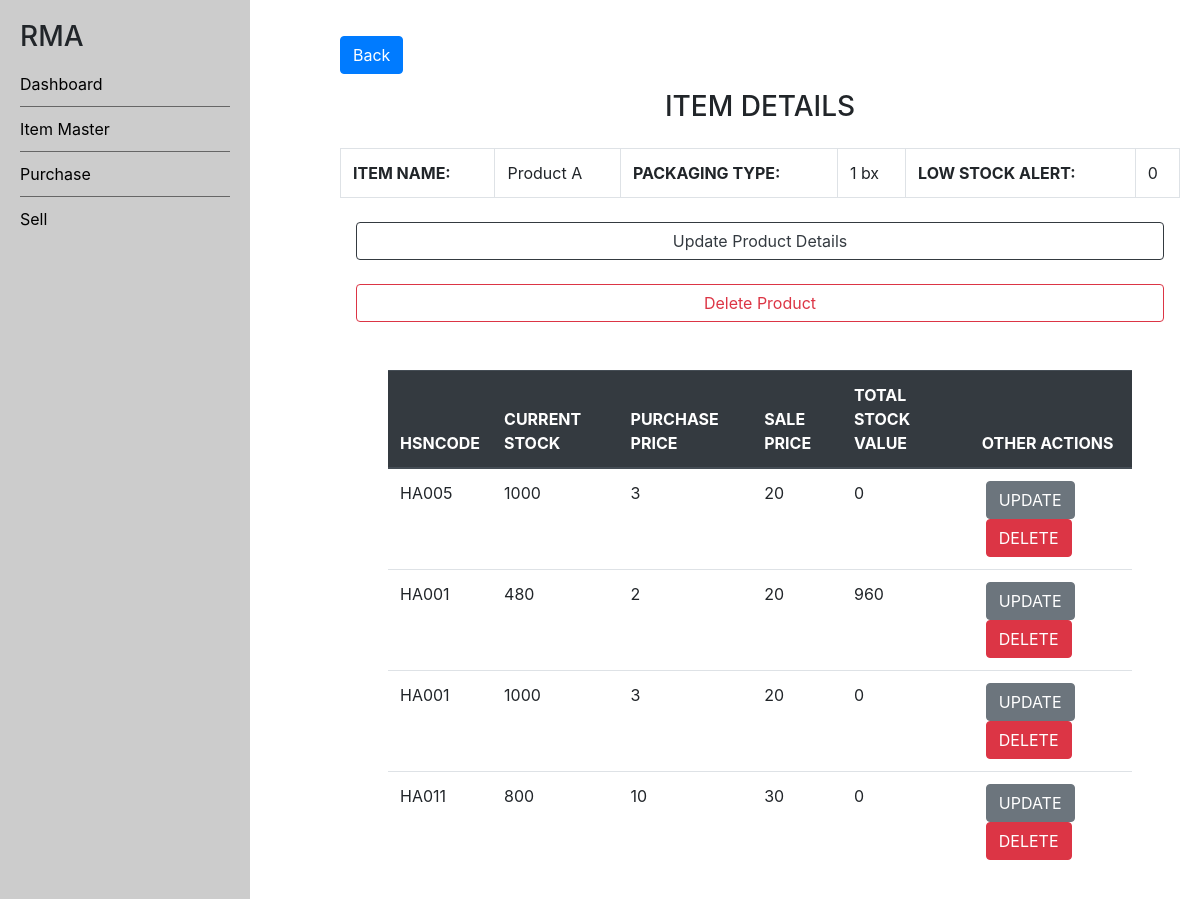
The page /app/item-master/item-detail/5/ on the database its author committed.
### app/models.py (models this page shows, shortened)
class Item(models.Model):
    item_pk = models.AutoField(primary_key=True)
    item_name = models.CharField(max_length = 180)
    item_low_stock_alert = models.IntegerField(default=0)
    item_packaging_type =  models.CharField(max_length=7, choices=packging_types)
    hsncodes = models.ManyToManyField(HSNCode, blank=True, related_name='item', related_query_name='item')

class HSNCode(models.Model):
    hsncode_pk = models.CharField(max_length=10, blank=False)
    in_stock = models.IntegerField(default=0)
    purchase_price = models.IntegerField(default=0)
    sell_price = models.IntegerField(default=0)
    stock_value = models.IntegerField(default=0)

### app/views.py (the view)
# urls.py: path('item-master/item-detail/<int:pk>/', ItemDetails.as_view(), name='item-details'),
class ItemDetails(APIView):
    def get(self, request, pk, *args, **kwargs):
        item = Item.objects.get(item_pk=pk)
        context={
            'item': item
            }
        return render(request, 'app/item_details.html',context=context)

### app/templates/app/item_details.html
{% extends 'app/base.html' %}
{% block content %}
    <div class="main_content">
        <div class="row mt-3">
            <div class="col-md-7 col-sm-12 ">
                <a href="{% url 'item-master' %}" class="btn btn-primary">Back</a>
            </div>
        </div>
        <h3 class="d-flex justify-content-center m-3">ITEM DETAILS</h3>
        <table class="table table-bordered my-4">
            <tbody>
                <tr>
                    <th>ITEM NAME:</th>
                    <td>{{item.item_name}}</td>
                    <th>PACKAGING TYPE:</th>
                    <td>{{item.item_packaging_type}}</td>
                    <th>LOW STOCK ALERT:</th>
                    <td>{{item.item_low_stock_alert}} </td>
                </tr>
            </tbody>
        </table>
        <div class="m-3">
            <a href="{% url 'update-item' item.item_pk %}" class="btn btn-outline-dark d-flex justify-content-center">Update Product Details</a>
            <br>
            <a href="{% url 'delete-item' item.item_pk %}" class="btn btn-outline-danger d-flex justify-content-center">Delete Product</a>
        </div>
        <div class="info m-5">
            <table class="table">
                <thead class="thead-dark">
                  <tr>
                    <th scope="col">HSNCODE</th>
                    <th scope="col">CURRENT STOCK</th>
                    <th scope="col">PURCHASE PRICE</th>
                    <th scope="col">SALE PRICE</th>
                    <th scope="col">TOTAL STOCK VALUE</th>
                    <th scope="col">OTHER ACTIONS</th>
                  </tr>
                </thead>
                <tbody>
                    {% for hsncode in item.hsncodes.all %}
                        <tr>
                            <td scope="row">{{ hsncode.hsncode_pk }}</td>
                            <td scope="row">{{ hsncode.in_stock }}</td>
                            <td scope="row">{{ hsncode.purchase_price }}</td>
                            <td scope="row">{{ hsncode.sell_price }}</td>
                            <td scope="row">{{ hsncode.stock_value }}</td>
                            <td>
                                <a href="{% url 'update-stock' item.item_pk hsncode.hsncode_pk hsncode.purchase_price %}" class="rm-defualt-btn-style m-1"><button type="button" class="btn btn-secondary">UPDATE</button></a>
                                <a href="{% url 'delete-stock' item.item_pk hsncode.hsncode_pk hsncode.purchase_price %}" class="rm-defualt-btn-style m-1"><button type="button" class="btn btn-danger">DELETE</button></a>
                            </td>
                        </tr>
                    {% endfor %}
                </tbody>
              </table>
        </div>
    </div>
{% endblock content%}

### app/static/style.css (style rules this page uses)
.rm-defualt-btn-style { text-decoration: none; color: #fff; }

### rows shown on the page
Item: item_name "Product A", item_packaging_type "1 bx", item_low_stock_alert "0"
HSNCode: hsncode_pk "HA005", in_stock "1000", purchase_price "3", sell_price "20", stock_value "0"
HSNCode: hsncode_pk "HA001", in_stock "480", purchase_price "2", sell_price "20", stock_value "960"
HSNCode: hsncode_pk "HA001", in_stock "1000", purchase_price "3", sell_price "20", stock_value "0"
HSNCode: hsncode_pk "HA011", in_stock "800", purchase_price "10", sell_price "30", stock_value "0"
